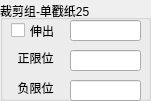
    <widget class="QGroupBox" name="Cylinder_38">
     <property name="geometry">
      <rect>
       <x>760</x>
       <y>20</y>
       <width>151</width>
       <height>101</height>
      </rect>
     </property>
     <property name="title">
      <string>裁剪组-单戳纸25</string>
     </property>
     <property name="alignment">
      <set>Qt::AlignLeading|Qt::AlignLeft|Qt::AlignVCenter</set>
     </property>
     <widget class="QCheckBox" name="check_OpenCylinder_38">
      <property name="geometry">
       <rect>
        <x>11</x>
        <y>21</y>
        <width>61</width>
        <height>19</height>
       </rect>
      </property>
      <property name="sizePolicy">
       <sizepolicy hsizetype="Minimum" vsizetype="Fixed">
        <horstretch>0</horstretch>
        <verstretch>0</verstretch>
       </sizepolicy>
      </property>
      <property name="text">
       <string>伸出</string>
      </property>
     </widget>
     <widget class="QLineEdit" name="lineEdit_CylinderCmd_38">
      <property name="geometry">
       <rect>
        <x>70</x>
        <y>20</y>
        <width>71</width>
        <height>21</height>
       </rect>
      </property>
      <property name="text">
       <string/>
      </property>
     </widget>
     <widget class="QLineEdit" name="lineEdit_CylinderPosStatus_38">
      <property name="geometry">
       <rect>
        <x>70</x>
        <y>50</y>
        <width>71</width>
        <height>21</height>
       </rect>
      </property>
      <property name="text">
       <string/>
      </property>
      <property name="alignment">
       <set>Qt::AlignCenter</set>
      </property>
     </widget>
     <widget class="QLabel" name="label_CylinderPosStatus_38">
      <property name="geometry">
       <rect>
        <x>10</x>
        <y>50</y>
        <width>51</width>
        <height>16</height>
       </rect>
      </property>
      <property name="text">
       <string>正限位</string>
      </property>
      <property name="alignment">
       <set>Qt::AlignCenter</set>
      </property>
     </widget>
     <widget class="QLineEdit" name="lineEdit_CylinderNegStatus_38">
      <property name="geometry">
       <rect>
        <x>70</x>
        <y>80</y>
        <width>71</width>
        <height>21</height>
       </rect>
      </property>
      <property name="text">
       <string/>
      </property>
      <property name="alignment">
       <set>Qt::AlignCenter</set>
      </property>
     </widget>
     <widget class="QLabel" name="label_CylinderNegStatus_38">
      <property name="geometry">
       <rect>
        <x>10</x>
        <y>80</y>
        <width>51</width>
        <height>16</height>
       </rect>
      </property>
      <property name="text">
       <string>负限位</string>
      </property>
      <property name="alignment">
       <set>Qt::AlignCenter</set>
      </property>
     </widget>
    </widget>
